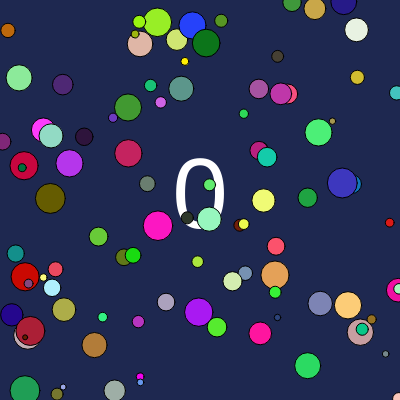
Frame 1 (no input)
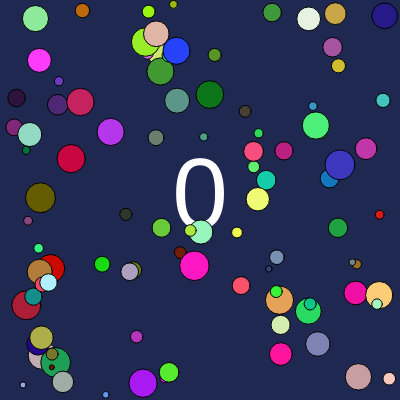
Frame 60 (no input)
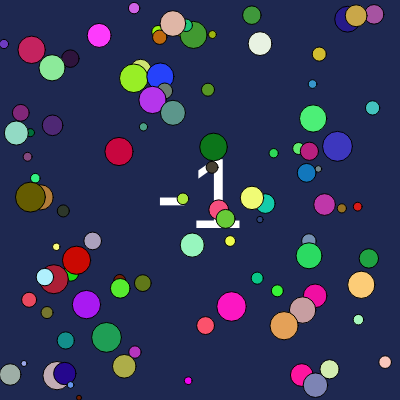
Frame 120 (the mouse pressed at the canvas centre since frame 60)

The p5.js sketch that drew these frames (run headless with seeded random() and noise() and a simulated clock; from frame 60 on, the mouse is pressed at the canvas centre):

// p5.js sketch
// ── sketch.js
let balls = [];
let score = 0;

function setup() {
  createCanvas(400, 400);
  for (let i = 0; i < 100; i++) {
    let randomColor = color(random(0, 255), random(0, 255), random(0, 255));
    balls.push(new Ball(random(0, 400), random(0, 400), random(5, 30), random(20, 100), randomColor));
  }

  for (let i = 0; i < balls.length; i++) {
    balls[i].setRandomDirection();
  }
}

function draw() {
  background(30, 40, 80);

  fill("white");
  textSize(100);
  textAlign(CENTER, CENTER);
  text(score, width / 2, height / 2);

  for (let i = 0; i < balls.length; i++) {
    balls[i].update();
    balls[i].display();
  }
}

function mousePressed() {
  let hit = false;

  for (let i = 0; i < balls.length; i++) {
    if (balls[i].onClick(mouseX, mouseY)) {
      score++;
      hit = true;
      break;
    }
  }

  if (!hit) {
    score--;
  }
}



/*










let ball;

function setup() {
  createCanvas(400, 400);
  ball = new Ball(200,200,30);
}

function draw() {
  background(30,40,80);

  ball.update();
  ball.display();

  console.log(ball.speed);
}



*/
// ── ball.js
class Ball {
    constructor(x, y, size, speed, color) {
        this.x = x;
        this.y = y;
        this.size = size;
        this.speed = speed;
        this.color = color;
    }

    xDirection = 1;
    yDirection = 1;
    speed = 50;
    isActive = true;

    setRandomDirection() {
        this.xDirection = random(-1, 1);
        this.yDirection = random(-1, 1);
    }

    update() {
        if (this.x + this.size / 2 >= width) {
            this.xDirection *= -1;
            this.x--;
        }
        else if (this.x <= this.size / 2) {
            this.xDirection *= -1;
            this.x++;
        }

        if (this.y + this.size / 2 >= height) {
            this.yDirection *= -1;
            this.y--;
        }
        else if (this.y <= this.size / 2) {
            this.yDirection *= -1;
            this.y++;
        }

        this.x += this.xDirection * deltaTime / 1000 * this.speed;
        this.y += this.yDirection * deltaTime / 1000 * this.speed;
    }

    display() {
        if (this.isActive) {
            fill(this.color);
            circle(this.x, this.y, this.size);
        }
    }

    onClick(x, y) {
        console.log("on click");
        if (this.isActive) {
            if (dist(this.x, this.y, x, y) < this.size / 2) {
                this.isActive = false;
                return true;
            }
        }
        return false;
    }
}
